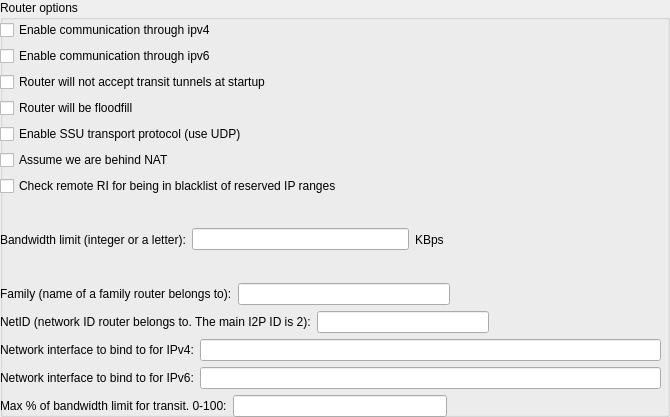
     <widget class="QGroupBox" name="routerOptionsGroupBox">
      <property name="sizePolicy">
       <sizepolicy hsizetype="Preferred" vsizetype="Preferred">
        <horstretch>0</horstretch>
        <verstretch>0</verstretch>
       </sizepolicy>
      </property>
      <property name="minimumSize">
       <size>
        <width>0</width>
        <height>417</height>
       </size>
      </property>
      <property name="maximumSize">
       <size>
        <width>16777215</width>
        <height>417</height>
       </size>
      </property>
      <property name="title">
       <string>Router options</string>
      </property>
      <widget class="QWidget" name="verticalLayoutWidget_11">
       <property name="geometry">
        <rect>
         <x>0</x>
         <y>20</y>
         <width>661</width>
         <height>397</height>
        </rect>
       </property>
       <layout class="QVBoxLayout" name="verticalLayout_11">
        <item>
         <widget class="QCheckBox" name="ipv4CheckBox">
          <property name="text">
           <string>Enable communication through ipv4</string>
          </property>
         </widget>
        </item>
        <item>
         <widget class="QCheckBox" name="ipv6CheckBox">
          <property name="text">
           <string>Enable communication through ipv6</string>
          </property>
         </widget>
        </item>
        <item>
         <widget class="QCheckBox" name="notransitCheckBox">
          <property name="text">
           <string>Router will not accept transit tunnels at startup</string>
          </property>
         </widget>
        </item>
        <item>
         <widget class="QCheckBox" name="floodfillCheckBox">
          <property name="text">
           <string>Router will be floodfill</string>
          </property>
         </widget>
        </item>
        <item>
         <widget class="QCheckBox" name="ssuCheckBox">
          <property name="text">
           <string>Enable SSU transport protocol (use UDP)</string>
          </property>
         </widget>
        </item>
        <item>
         <widget class="QCheckBox" name="natCheckBox">
          <property name="text">
           <string>Assume we are behind NAT</string>
          </property>
         </widget>
        </item>
        <item>
         <widget class="QCheckBox" name="reservedrange_checkbox">
          <property name="text">
           <string>Check remote RI for being in blacklist of reserved IP ranges</string>
          </property>
         </widget>
        </item>
        <item>
         <layout class="QHBoxLayout" name="horizontalLayout_9">
          <item>
           <widget class="QLabel" name="bandwidthLabel">
            <property name="text">
             <string>Bandwidth limit (integer or a letter):</string>
            </property>
           </widget>
          </item>
          <item>
           <widget class="QLineEdit" name="bandwidthLineEdit"/>
          </item>
          <item>
           <widget class="QLabel" name="label_8">
            <property name="text">
             <string>KBps</string>
            </property>
           </widget>
          </item>
          <item>
           <spacer name="horizontalSpacer_4">
            <property name="orientation">
             <enum>Qt::Horizontal</enum>
            </property>
            <property name="sizeHint" stdset="0">
             <size>
              <width>40</width>
              <height>20</height>
             </size>
            </property>
           </spacer>
          </item>
         </layout>
        </item>
        <item>
         <layout class="QHBoxLayout" name="horizontalLayout_10">
          <item>
           <widget class="QLabel" name="label_9">
            <property name="text">
             <string>Family (name of a family router belongs to):</string>
            </property>
           </widget>
          </item>
          <item>
           <widget class="QLineEdit" name="familyLineEdit"/>
          </item>
          <item>
           <spacer name="horizontalSpacer_6">
            <property name="orientation">
             <enum>Qt::Horizontal</enum>
            </property>
            <property name="sizeHint" stdset="0">
             <size>
              <width>40</width>
              <height>20</height>
             </size>
            </property>
           </spacer>
          </item>
         </layout>
        </item>
        <item>
         <layout class="QHBoxLayout" name="horizontalLayout_11">
          <property name="sizeConstraint">
           <enum>QLayout::SetMaximumSize</enum>
          </property>
          <item>
           <widget class="QLabel" name="label_10">
            <property name="text">
             <string>NetID (network ID router belongs to. The main I2P ID is 2):</string>
            </property>
           </widget>
          </item>
          <item>
           <widget class="QLineEdit" name="netIdLineEdit"/>
          </item>
          <item>
           <spacer name="horizontalSpacer_5">
            <property name="orientation">
             <enum>Qt::Horizontal</enum>
            </property>
            <property name="sizeHint" stdset="0">
             <size>
              <width>40</width>
              <height>20</height>
             </size>
            </property>
           </spacer>
          </item>
         </layout>
        </item>
        <item>
         <layout class="QHBoxLayout" name="horizontalLayout_48">
          <item>
           <widget class="QLabel" name="label_49">
            <property name="text">
             <string>Network interface to bind to for IPv4:</string>
            </property>
           </widget>
          </item>
          <item>
           <widget class="QLineEdit" name="ifname4LineEdit"/>
          </item>
         </layout>
        </item>
        <item>
         <layout class="QHBoxLayout" name="horizontalLayout_50">
          <item>
           <widget class="QLabel" name="label_50">
            <property name="text">
             <string>Network interface to bind to for IPv6:</string>
            </property>
           </widget>
          </item>
          <item>
           <widget class="QLineEdit" name="ifname6LineEdit"/>
          </item>
         </layout>
        </item>
        <item>
         <layout class="QHBoxLayout" name="horizontalLayout_51">
          <item>
           <widget class="QLabel" name="label_51">
            <property name="text">
             <string>Max % of bandwidth limit for transit. 0-100:</string>
            </property>
           </widget>
          </item>
          <item>
           <widget class="QLineEdit" name="shareLineEdit"/>
          </item>
          <item>
           <spacer name="horizontalSpacer_37">
            <property name="orientation">
             <enum>Qt::Horizontal</enum>
            </property>
            <property name="sizeHint" stdset="0">
             <size>
              <width>40</width>
              <height>20</height>
             </size>
            </property>
           </spacer>
          </item>
         </layout>
        </item>
       </layout>
      </widget>
     </widget>
